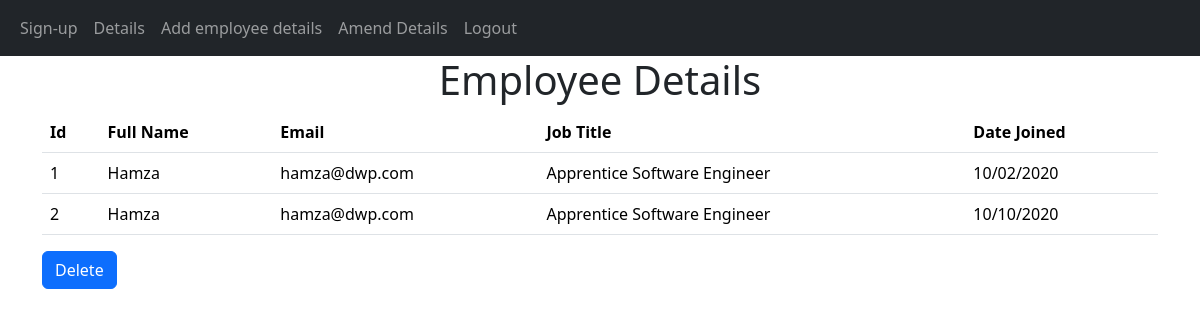
The page /detailsPage (signed in) on the database as committed earlier.
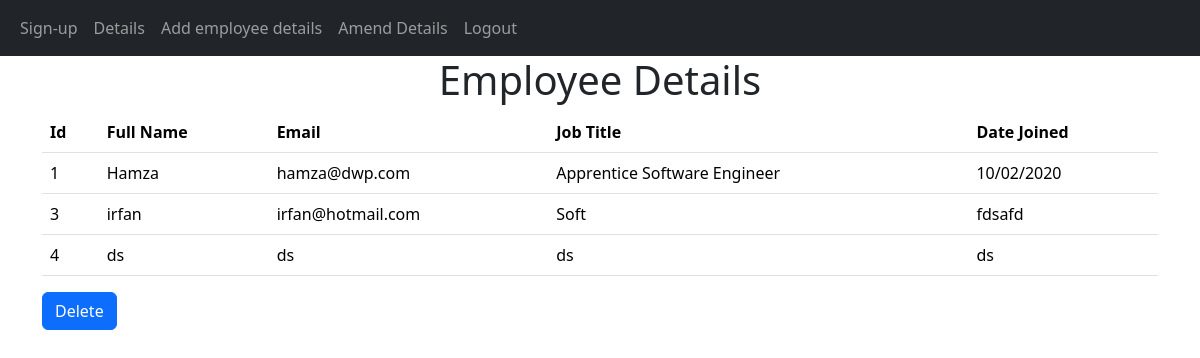
The same page on the database as committed later.
### website/models.py (models this page shows)
class Details(db.Model):
  id = db.Column(db.Integer, primary_key=True)
  full_name = db.Column(db.String(150))
  email = db.Column(db.String(150))
  job_title = db.Column(db.String(150))
  date_joined = db.Column(db.String(150))
  author = db.Column(db.Integer, db.ForeignKey('user.id', ondelete = "CASCADE"), nullable = False)

### website/detailsPage.py (the view)
@detailsPage.route("/detailsPage")
@login_required
def details():
  details = Details.query.all()
  return render_template("details.html", user = current_user,details=details)

### website/templates/details.html (shortened to what this page needs)
{% extends "base.html" %}
{% block content %}
<h1 align="center">Employee Details</h1>
<div id="details">
  <table class="table">
    <thead>
      <tr>
        <th scope="col">Id</th>
        <th scope="col">Full Name</th>
        <th scope="col">Email</th>
        <th scope="col">Job Title</th>
        <th scope="col">Date Joined</th>
      </tr>
    </thead>
{% for detail in details %}
  <tbody>
<tr>
  <td>{{detail.id}}</td>
  <td>{{detail.full_name}}</td>
  <td>{{detail.email}}</td>
  <td>{{detail.job_title}}</td>
  <td>{{detail.date_joined}}</td>
</tr>
</tbody>
{% endfor %}
</table>
</div>
{% if user.admin == "1" %}
<form action="/delete" method="get">
  <button name="deleteButton" type="submit" class="btn btn-primary">Delete</button>
</form>
{% endif %}
{% endblock %}

### website/templates/base.html (shortened to what this page needs)
<!DOCTYPE html>
<html lang="en">
<head>
  <link href="https://cdn.jsdelivr.net/npm/bootstrap@5.3.1/dist/css/bootstrap.min.css" rel="stylesheet">
</head>
<body>
  <nav class ="navbar navbar-expand-lg navbar-dark bg-dark">
    <div class ="container-fluid">
    <div class = "collapse navbar-collapse" id = "navbar">
      <div class ="navbar-nav">
        <a class = "nav-item nav-link" href="/sign-up">Sign-up</a>
        <a class = "nav-item nav-link" href="/detailsPage">Details</a>
        <a class = "nav-item nav-link" href="/post">Add employee details</a>
        <a class = "nav-item nav-link" href="/update">Amend Details</a>
        <a class = "nav-item nav-link" href="/logout">Logout</a>
      </div>
    </div>
  </div>
  </nav>
  <div class = "container">
    {% block content %}{% endblock %}
  </div>
</body>
</html>

Rows that differ between the two databases and show on the page:
removed Details: id "2", full_name "Hamza", email "hamza@dwp.com", job_title "Apprentice Software Engineer", date_joined "10/10/2020"
added Details: id "3", full_name "irfan", email "irfan@hotmail.com", job_title "Soft", date_joined "fdsafd"
added Details: id "4", full_name "ds", email "ds", job_title "ds", date_joined "ds"
